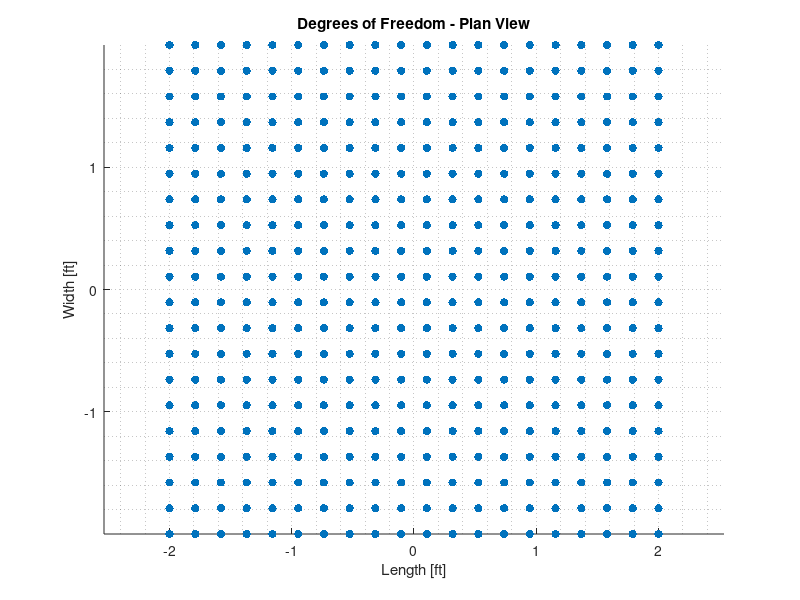

This figure's MATLAB source: (Note: this script raises an error after producing the figure.)
%% Interpolation Demo1
% Example use of Matlab's griddata interpolation methods.
%

%% First, the solution
% Consider an arbitrary 4 x 4 surface that has some known value, z, for 
% each x, y coordinate pair; z = f(x,y):
%

% anonlymous function so we can re-use later
f = @(x,y) -1*sin(x(:).*y(:));

%%
% Sample the continuous function at 20 evenly spaced intervals along the 
% length and width to produce 400 discrete samples.
%
% Note the origin is arbitrarily placed at the center for convenience.
%

% longitudinal and transverse dof spacing (respectively)
% these are the x and y "ticks" that we'll grid to form into unique pairs
x = linspace(-2,2,20);
y = linspace(-2,2,20);

% meshgrid for inner dof sampling
[X,Y] = meshgrid(x,y); % X and Y are 2d grids while x and y are vectors

% evaluate anonymous function to return vector, z
z = f(X,Y);

% reshape the 1d vector to 2d grid
Z = reshape(z,size(X,1),size(X,2));

%%
% Plot the discrete surface sampling in plan view:
%

figure
scatter(X(:),Y(:),'filled')
title('Degrees of Freedom - Plan View')
xlabel('Length [ft]')
ylabel('Width [ft]')
grid minor
axis equal
snapnow

%%
% Plot the surface in 3D (left) and Plan views (right)
%

% explicitly set figure size for proportionss
figure('position',[250 550 1000 400]/1.25)

% 3d
subplot(1,2,1)
surf(X,Y,Z)
hold on
plot3(X(:),Y(:),Z(:),'ok')
set(gca,'view',[-45,45])
axis equal
xlabel('Length');
ylabel('Width');
hold off

% plan
subplot(1,2,2)
surf(X,Y,Z)
hold on
plot3(X(:),Y(:),Z(:),'ok')
set(gca,'view',[0,90])
axis equal
xlabel('Length');
ylabel('Width');
hold off

snapnow


%% Undersampled solution
%
% Randomly (under) sample the surface at |n| points. Each DOF can be 
% thought of as a measurement of the surface function, and we'll use these
% to interpolate back out the regular, full grid solution described above.

n = 20;

% generate random numbers within coordinate range
xr = (2+2).*rand(n,1) -2;
yr = (2+2).*rand(n,1) -2;

%%
% Show sampled DOF in plan view

figure
scatter(X(:),Y(:),'.')
hold on
scatter(xr,yr,'ro')
title('Sampled DOF')
xlabel('Length')
ylabel('Width')
grid minor
axis equal
legend('Regular Grid','Measurement Location')
snapnow


%% Interpolate DOF subset to known superset
%
% Using the subset of known values (i.e. measurements), interpolate the 
% full solution using Matlab's |griddata|. |griddata| has (5) interpolation
% methods to choose from (shown below): |nearest|, |linear|, |natural|, 
% |cubic|, and |v4| (biharmonic spine). Refer to |griddata|'s 
% documentation for more info.
%

% evaluate randomly chosen locations for measurement subset
zr = f(xr,yr);

% all griddata methods
methods = {'nearest', 'linear', 'natural', 'cubic' ,'v4'};

% explicitly set figure size for proportionss
figure('position',[250 550 1000 400]/1.25)

% loop all interp methods and display results
for ii = 1:length(methods)
    
    % interpolate
    Z = griddata(xr,yr,zr,X,Y,methods{ii});
    
    % plot 3d
    subplot(1,2,1)
    plot_surface(X,Y,Z,xr,yr,zr);
    set(gca,'view',[45 45])
    title(sprintf('Method: %s',methods{ii}));
    legend({'Fit surface','Interpolated DOF','Measurement DOF'},'location','northeast')
    % plot plan
    subplot(1,2,2)
    plot_surface(X,Y,Z,xr,yr,zr);
    % set to plan view
    set(gca,'view',[0 90])
    
    % display figure when published
    snapnow
end

function plot_surface(X,Y,Z,x,y,z)
    surf(X,Y,Z)
    hold on
    plot3(X(:),Y(:),Z(:),'ok') 
    plot3(x,y,z,'ro','markerface','red')
    xlabel('Length')
    ylabel('Width')
    axis equal
    hold off
end
